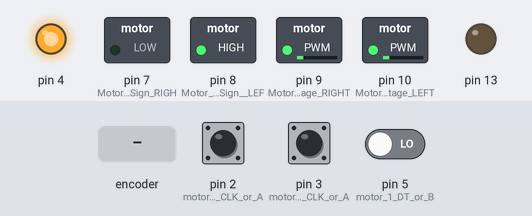
The sketch below on a simulated Arduino Uno, built with avr-gcc and run on an emulated ATmega328P. Parts: switched loads named in the sketch (green lamp = pin HIGH), output pins drawn as LEDs (lit = HIGH). The inputs (shaded band) are chosen by the test bench; at power-on: pin 2 (motor_1_CLK_or_A) HIGH, pin 3 (motor_2_CLK_or_A) HIGH, pin 5 (motor_1_DT_or_B) LOW. What the sketch prints to the serial monitor is not drawn.

Above: at 1.2 s.
1.3 s: rotary encoder on pin 2 (motor_1_CLK_or_A) / pin 5 (motor_1_DT_or_B) turned 1 step (first pin leading)
At 2.18 s:
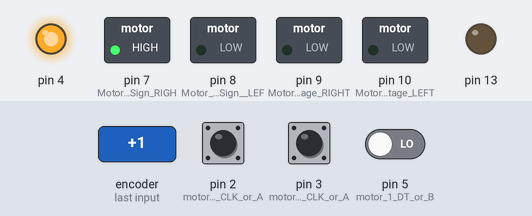
At 7.3 s:
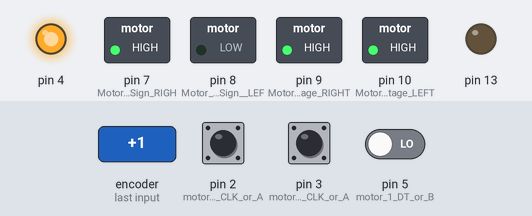
Timing chart, 0 to 8.8 s (numbered marks = the images above; inputs shaded):
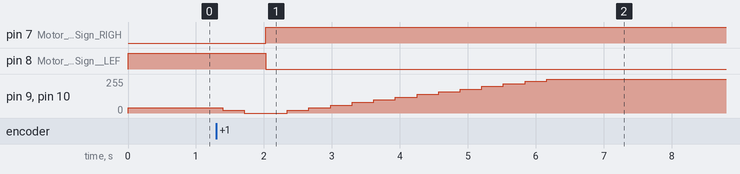

Measured:
- after the input at 1.3 s, pin 7 (Motor_1_Voltage_Sign_RIGH): LOW → HIGH after 0.73 s; pin 8 (Motor_2_Voltage_Sign__LEF): HIGH → LOW after 0.73 s; pin 9 (Motor_1_Voltage_RIGHT), pin 10 (Motor_2_Voltage_LEFT): 40/255 → 20/255 after 0.09 s, → 0/255 0.32 s later, → 20/255 0.64 s later, → 40/255 0.32 s later, … (15 changes in this stretch)

The sketch:

sketch_oct23a.ino
```cpp
//Variables for motor
int counterRIGHT = 0; //counter variable to track position of knob
int counterLEFT = 0; //counter variable to track position of knob

int currentStateARIGHT; //tracks the current state of A/CLK
int currentStateALEFT; //variable to store previous state of A/CLK

int previousStateARIGHT; //tracks the current state of A/CLK
int previousStateALEFT; //variable to store previous state of A/CLK

int currentStateBRIGHT; //tracks current state of B/DT
int currentStateBLEFT; //tracks current state of B/DT

double radianCountRIGHT;
double radianCountLEFT;

double pi = 3.14159;

int currentCountRIGHT;
int currentCountLEFT;

unsigned long timeNow;
double currentRadianRIGHT;
double currentRadianLEFT;

int i = 0;

double r = 0.075; // Radius of the wheel
double d = .36; // Distance Between Wheels

double preRho;
double prePhi;

double Va1;
double Va2;
double Va;
double deltaVa;

int debounceTime = 0; //debounce time. set to 0 ms.
int countsPerRevolution = 1600; //1600 counts per revolution.
int motorPWM;
double targetAngle;
double targetDistance;
double targetPhi, targetRho;
double errorPhi;
double errorRho;
double thetaDotRIGHT, thetaDotLEFT;

unsigned long pastMillisRIGHT = 0;
unsigned long pastMillisLEFT = 0;

double preRadianCountRIGHT = 0;
double preRadianCountLEFT = 0;

double currentRadianCountRIGHT, currentRadianCountLEFT;
double currentRhoDot, currentPhiDot;
double currentPhi = 0;
double currentDistance = 0;
float distanceInterval;
float angleInterval;

unsigned long previousMillisRIGHT = 0; //variable to track previous reading of the millis() function.
unsigned long previousMillisLEFT = 0;
unsigned long prevMillis = 0;

unsigned long previousMillisAngle;
unsigned long previousMillisDistance;
unsigned long currentMillisDistance;
unsigned long currentMillisAngle;

void encoderISRLEFT(); //function prototype for the ISR.void encoderISR(); //function prototype for the ISR.
void encoderISRRIGHT();
void turn(double);
void rho(double);
double TsRho = 0;
double TcRho = millis();

double deltaV;

double Kp = 4.2472; // porportion
double Ki = .024677; // integral number

double u1;
double u2;
double Ts;
double Tc;
double I1;
double I2;

double secIntervalLEFT;
double secIntervalRIGHT;


void setup() {
  Tc = 0;
  I1 = 0;
  I2 = 0;
  pinMode(2, INPUT); //motor 1 CLK or A
  pinMode(5, INPUT); //motor 1 DT or B
  pinMode(3, INPUT); //motor 2 CLK or A
  pinMode(6, INPUT); //motor 2 DT or B
  previousStateARIGHT = digitalRead(2); //motor 1 reads in the current state of A/CLK to start off the program.
  previousStateALEFT = digitalRead(3); //motor 2 reads in the current state of A/CLK to start off the program.
  pinMode(4, OUTPUT);
  digitalWrite(4, HIGH);
  pinMode(7, OUTPUT); //Motor 1 Voltage Sign RIGHT used to be 8
  pinMode(9, OUTPUT); //Motor 1 Voltage RIGHT
  pinMode(8, OUTPUT); //Motor 2 Voltage Sign  LEFT used to be 7
  pinMode(10, OUTPUT); //Motor 2 Voltage LEFT
  digitalWrite(7, LOW); //LOW is forward for Motor 1
  digitalWrite(8, HIGH); //HIGH is forward for Motor 2
  pinMode(13, OUTPUT);
  Serial.begin(250000);


  attachInterrupt(1, encoderISRLEFT, CHANGE);
  attachInterrupt(0, encoderISRRIGHT, CHANGE); //attach an interrupt to pin 2 (interrupt 0) to call the function encoderISR when any change happens in pin 2.
}

void loop() {

  timeNow = millis();
  targetAngle = 0;
  targetDistance = 1;
  rho(targetDistance);
  //turn(targetAngle);
  errorPhi = 0;

  Va1 = (double)((deltaV + errorPhi)/2);
  Va2 = (double)((deltaV - errorPhi)/2);
  //Serial.print(deltaV);
  //Serial.print(" ");
  //Serial.print(currentPhi);
  //Serial.print(" ");
  Serial.print(Va1);
  Serial.print(" ");
  Serial.print(Va2);
  Serial.print(" ");
  Serial.println(abs((int)(Va1*3)));

  if (Va1 > 0) {
    digitalWrite(7, LOW); //LOW is forward for Motor 1
    Serial.println("HIGH");
  }
  else if (Va1 < 0) {
    digitalWrite(7, HIGH); //LOW is forward for Motor 1
  }
  if (Va2 > 0) {
    digitalWrite(8, HIGH); //HIGH is forward for Motor 2
    Serial.println("HIGH");
  }
  else if (Va2 < 0){
    digitalWrite(8, LOW); //HIGH is forward for Motor 2
  }
  analogWrite(9,abs((int)Va1*20));
  analogWrite(10,abs((int)Va2*20));
  Ts = millis()-Tc;
  Tc = millis();

}

void encoderISRRIGHT(){
  unsigned long currentMillis = millis(); //tracks the current time in the program in ms. Used for debouncing.
  currentStateARIGHT = digitalRead(2); //reads in the current state of A/CLK.


  //if statement to check if the state of A has changed and time greater than the debounce time has passed.
  if ((currentStateARIGHT != previousStateARIGHT) && (currentMillis - previousMillisRIGHT >= debounceTime)) {

    currentStateBRIGHT = digitalRead(5); //reads in current state of B/DT.

    secIntervalRIGHT = (double)(currentMillis-previousMillisRIGHT)/((double)1000);
    if(secIntervalRIGHT != 0){
      if (secIntervalRIGHT > 100) {
        thetaDotRIGHT = 0;
      }

      //condition to check if the knob has turned CW or CWW. count up if CW, count down if CCW.
      if (currentStateARIGHT != currentStateBRIGHT) {
          //rotaryDirection = "CCW";
          counterRIGHT++;
          radianCountRIGHT = (((double)counterRIGHT/(double)countsPerRevolution)*2*pi);

          if (secIntervalRIGHT > 100) {
            thetaDotRIGHT = 0;
          }
          else {
            thetaDotRIGHT = (double)(radianCountRIGHT-preRadianCountRIGHT)/(double)(secIntervalRIGHT);
          }
        }
      else {
          //rotaryDirection = "CW";
          counterRIGHT--;
          radianCountRIGHT = (((double)counterRIGHT/(double)countsPerRevolution)*2*pi);

          if (secIntervalRIGHT > 100) {
            thetaDotRIGHT = 0;
          }
          else {
            thetaDotRIGHT = -1*((double)(radianCountRIGHT-preRadianCountRIGHT)/((double)(secIntervalRIGHT)));
          }
        }
    }
    }
    //store the time in the program where an output was produced. Used for debouncing.
    previousMillisRIGHT = currentMillis;
    preRadianCountRIGHT = radianCountRIGHT;
    previousStateARIGHT = currentStateARIGHT; //update previous state of A/CLK variable.
  }

void encoderISRLEFT(){
  unsigned long currentMillis = millis(); //tracks the current time in the program in ms. Used for debouncing.
  currentStateALEFT = digitalRead(3); //reads in the current state of A/CLK.
  secIntervalLEFT = (double)(currentMillis-previousMillisLEFT)/((double)1000);
  if(secIntervalLEFT != 0){
    if ((currentStateALEFT != previousStateALEFT) && (currentMillis - previousMillisLEFT >= debounceTime)) {
    currentStateBLEFT = digitalRead(6); //reads in current state of B/DT.

    //condition to check if the knob has turned CW or CWW. count up if CW, count down if CCW.
    if (currentStateALEFT != currentStateBLEFT) {
        //rotaryDirection = "CCW";
        counterLEFT++;
        radianCountLEFT = (((double)counterLEFT/(double)countsPerRevolution)*2*pi);
        if (secIntervalLEFT > 100) {
          thetaDotLEFT = 0;
        }
        else {
          thetaDotLEFT = (double)(radianCountLEFT-preRadianCountLEFT)/(double)(secIntervalLEFT);
        }
      }
    else {
        //rotaryDirection = "CW";
        counterLEFT--;
        radianCountLEFT = (((double)counterLEFT/(double)countsPerRevolution)*2*pi);
        if (secIntervalLEFT > 100) {
          thetaDotLEFT = 0;
        }
        else {
          thetaDotLEFT = -1*((double)(radianCountLEFT-preRadianCountLEFT)/((double)(secIntervalLEFT)));
        }
      }

    }
  }
    //store the time in the program where an output was produced. Used for debouncing.
    previousMillisLEFT = currentMillis;
    preRadianCountLEFT = radianCountLEFT;
    previousStateALEFT = currentStateALEFT; //update previous state of A/CLK variable.
  }

void turn(double angle){

  currentMillisAngle = millis();
  angleInterval = (float)(currentMillisAngle - previousMillisAngle);
    currentPhiDot = r*(thetaDotRIGHT-thetaDotLEFT)/d;
//    if (currentPhiDot > 20){
//      currentPhiDot = 20;
//    }
//    if (currentPhiDot < -20){
//      currentPhiDot = -20;
//    }
    currentPhi = currentPhi + (double)(angleInterval)*currentPhiDot;
    errorPhi = angle-currentPhi;
  previousMillisAngle = currentMillisAngle;

}
void rho(double distance){
  //currentDistance = errorRho*(millis()/1000);
  currentMillisDistance = millis();
  distanceInterval = (float)(currentMillisDistance - previousMillisDistance);
  double I = 0;

  currentRhoDot = r*(thetaDotRIGHT+thetaDotLEFT)/2;
//  if (currentRhoDot > 20){
//    currentRhoDot = 20;
//  }
//  if (currentRhoDot < -20){
//    currentRhoDot = -20;
//  }
//  if (isnan(currentRhoDot)){
//    currentRhoDot = 0;
//  }
  currentDistance += ((float)distanceInterval*(float)currentRhoDot)/2;

  errorRho = distance - currentDistance;

  double Kp = 4.2472;
  double Ki = 0.024677;

  I = I + TsRho*errorRho;

  deltaV = Kp*errorRho + Ki*I;


  TsRho = millis()-TcRho;
  TcRho = millis();

  previousMillisDistance = currentMillisDistance;
}
```
